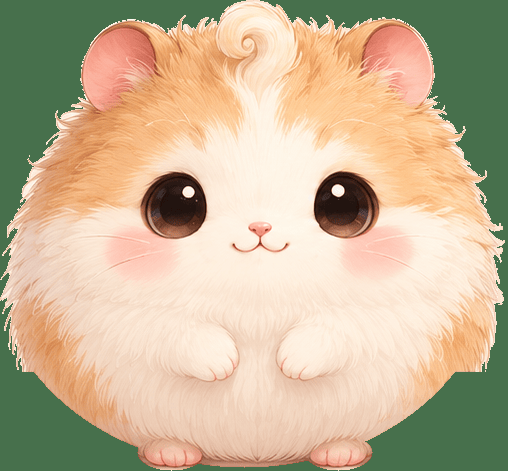
#> input picture design/prototypes/ux/assets/pofu-hamster.png, 508 x 471 px
$ python -i lookdev.py   (imports and definitions only)
#> lines starting #> are read from the running program, lines starting #| are printed output that depends on the picture
#!/usr/bin/env python3
"""Lookdev sheet: composite art layers under the game's real light at four hours, and flag layers
that do not sit in the same light.

Founder's ask (2026-11-06): test light and colour harmony with near-game concepts as background,
decor and characters. A scene recipe (`design/art/lookdev/<scene>.json`) lists a background (an
opaque `concept`, or a transparent `plate` that gets the cell's sky) and layers (decor, characters)
standing at a ground point. Each scene renders as one row: dawn, day, golden, night.

The light is a port, not an approximation:

  grade     `WorldGrade.apply` + the vignette of `pofuWorldGrade` (WorldShaders.metal); the values
            come from `design/art/colour-script.json` cells. The sky takes the grade without its
            input levels (`WorldGrade.sky`).
  shadows   `SunShadow.make` + `ShadowTuning`: direction from the sun's screen x, length from its
            height, opacity and softness per hour, the cell's shadow hue at luminance 0.14, the
            moon's faint blue one at night, plus the ambient pad at the feet. A layer's baked
            silhouette (`<name>-shadow.imageset` in the PofuWorld catalog) is used when it exists,
            else one is derived from its alpha (1/4 size, blurred, back up).
  night     the night grade, then an additive warm pool (`glow-ground-pool`) under each layer
            that has a `light`.

Harmony readout: per column and layer, after grading, the mean L*, chroma p95 and white-balance
tint (a*, b* of the near-neutrals, as `harmony.measure`) against the background ground around the
layer's feet (L* and chroma) and the whole graded background (tint: a lawn has no neutrals).
A layer is flagged when |dL| > 18, the chroma ratio is > 1.6 or < 0.55, or the tint is > 8 away.

  python3 -I tools/assets/lookdev.py render design/art/lookdev/<scene>.json --out OUT.jpg
  python3 -I tools/assets/lookdev.py render-all --out-dir DIR

Each sheet gets a `.json` readout next to it.
"""
from __future__ import annotations

import argparse
import json
import math
import sys
from pathlib import Path

import numpy as np
from PIL import Image, ImageDraw, ImageFilter

HERE = Path(__file__).resolve().parent
REPO = HERE.parent.parent
sys.path.insert(0, str(HERE))
import harmony as hm  # noqa: E402

sl = hm.sl

SCRIPT = REPO / "design" / "art" / "colour-script.json"
SCENES = REPO / "design" / "art" / "lookdev"
CATALOG = REPO / "Packages" / "PofuKit" / "Sources" / "PofuWorld" / "Resources" / "World.xcassets"
HOURS = ["dawn", "day", "golden", "night"]

# ShadowTuning.swift, one place so a Swift change is one edit here.
TOWARD_CAMERA = 0.4
FORESHORTENING = 0.5
LENGTH_BY_SUN_Y = [(0.11, 0.35), (0.20, 0.90), (0.30, 1.80), (0.36, 2.40)]
OPACITY = {"day": 0.50, "golden": 0.52, "dawn": 0.34, "night": 0.10}
SOFTNESS = {"day": 0.25, "golden": 0.55, "dawn": 0.85, "night": 0.90}
MOON_LENGTH = 1.2
MOON_TINT = (0.10, 0.14, 0.30)
TINT_LUMINANCE = 0.14
PAD_OPACITY = {"day": 0.38, "golden": 0.38, "dawn": 0.38, "night": 0.42}

# Flag thresholds (the brief).
FLAG_DL = 18.0
FLAG_CHROMA_HI = 1.6
FLAG_CHROMA_LO = 0.55
FLAG_TINT = 8.0
# The saturation hierarchy lint (sky-and-weather-v1 2.5): CIELAB L* and chroma p95, the same readout.
LINT_GROUND_PROP_C = 0.5   # ground chroma under this share of a prop's is flat
LINT_ADJACENT_L = 8.0      # neighbouring layers closer than this in L* merge
LINT_FOCAL_GROUND_L = 25.0 # a focal character closer than this to the ground in L* is lost on it


# ---------------------------------------------------------------- grade

def hex_rgb(h: str) -> tuple[float, float, float]:
    h = h.lstrip("#")
    return tuple(int(h[i:i + 2], 16) / 255 for i in (0, 2, 4))


def load_cells(path: Path = SCRIPT) -> dict:
    return json.loads(path.read_text())["cells"]


# [130 lines left out: functions grade_params, apply_grade, vignette_map, grade_rgba, shadow_length, darkened and 5 more, not called in this run]


# ---------------------------------------------------------------- scene loading

def load_rgba(path: Path) -> np.ndarray:
    return np.asarray(Image.open(path).convert("RGBA"), dtype=np.float64) / 255


def to_image(a: np.ndarray) -> Image.Image:
    return Image.fromarray(np.uint8(np.clip(a, 0, 1) * 255 + 0.5), "RGBA")


def alpha_bbox(alpha: np.ndarray, floor: float = 0.03) -> tuple[int, int, int, int]:
    ys, xs = np.nonzero(alpha > floor)
    return int(xs.min()), int(ys.min()), int(xs.max()) + 1, int(ys.max()) + 1


class Layer:
    """One sprite placed on the canvas: pixels, silhouette, foot point, all canvas-sized."""

    # [80 lines left out: functions __init__, paste, load_background, sky_gradient, not called in this run]


# ---------------------------------------------------------------- compositing

def over(dst: np.ndarray, rgb: np.ndarray, alpha: np.ndarray) -> None:
    a = alpha[..., None]
    dst[:] = dst * (1 - a) + rgb * a


# [191 lines left out: functions pool_image, add_pool, ellipse_pad, lab_stats, ground_box, flag_layer and 3 more, not called in this run]


def render_scene(scene: dict, cells: dict | None = None) -> tuple[list[np.ndarray], dict]:
    cells = cells or load_cells()
    bg, kind = load_background(scene["background"], scene["canvas"])
    layers = sorted((Layer(s, scene["canvas"]) for s in scene.get("layers", [])), key=lambda l: l.y)
    frames, readout = [], {}
    for hour in HOURS:
        frame, ro = render_cell(scene, layers, bg, kind, hour, cells[hour], scene["background"])
        frames.append(frame)
        readout[hour] = ro
    return frames, readout


# ---------------------------------------------------------------- sheet

LABEL_W = 150
PAD = 8
ROW_H = 17
RED = (214, 40, 40)
INK = (40, 36, 48)
PAPER = (246, 242, 236)


# [37 lines left out: function sheet, not called in this run]


def write_json(readout: dict, scene: dict, path: Path) -> None:
    path.with_suffix(".json").write_text(json.dumps({"title": scene["title"], "hours": readout}, indent=2))


# [30 lines left out: functions render_one, main, not called in this run]


# [2 lines not run here, left out]

>>> import cv2
>>> picture = cv2.imread('../../design/prototypes/ux/assets/pofu-hamster.png', cv2.IMREAD_GRAYSCALE)
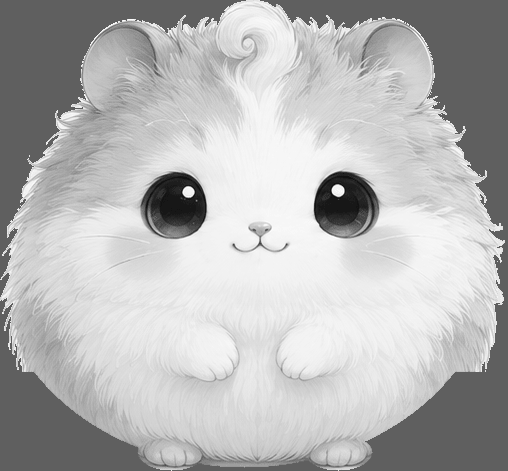
#> picture: shape (471, 508); min 18, max 253, mean 182
#> (the run stopped early here; a loop or call above may not have finished)
